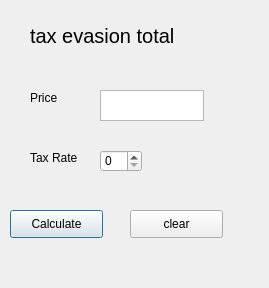
<?xml version="1.0" encoding="UTF-8"?>
<ui version="4.0">
 <class>Dialog</class>
 <widget class="QDialog" name="Dialog">
  <property name="geometry">
   <rect>
    <x>0</x>
    <y>0</y>
    <width>269</width>
    <height>288</height>
   </rect>
  </property>
  <property name="windowTitle">
   <string>Dialog</string>
  </property>
  <widget class="QLabel" name="price_lbl">
   <property name="geometry">
    <rect>
     <x>30</x>
     <y>90</y>
     <width>55</width>
     <height>16</height>
    </rect>
   </property>
   <property name="text">
    <string>Price</string>
   </property>
  </widget>
  <widget class="QLabel" name="tax_lbl">
   <property name="geometry">
    <rect>
     <x>30</x>
     <y>150</y>
     <width>55</width>
     <height>16</height>
    </rect>
   </property>
   <property name="text">
    <string>Tax Rate</string>
   </property>
  </widget>
  <widget class="QSpinBox" name="tax">
   <property name="geometry">
    <rect>
     <x>100</x>
     <y>150</y>
     <width>42</width>
     <height>22</height>
    </rect>
   </property>
  </widget>
  <widget class="QTextEdit" name="price_txtbox">
   <property name="geometry">
    <rect>
     <x>100</x>
     <y>90</y>
     <width>104</width>
     <height>31</height>
    </rect>
   </property>
  </widget>
  <widget class="QLabel" name="label_3">
   <property name="geometry">
    <rect>
     <x>70</x>
     <y>320</y>
     <width>55</width>
     <height>16</height>
    </rect>
   </property>
   <property name="text">
    <string/>
   </property>
  </widget>
  <widget class="QPushButton" name="calculate_btn">
   <property name="geometry">
    <rect>
     <x>10</x>
     <y>210</y>
     <width>93</width>
     <height>28</height>
    </rect>
   </property>
   <property name="text">
    <string>Calculate</string>
   </property>
  </widget>
  <widget class="QPushButton" name="clear_btn">
   <property name="geometry">
    <rect>
     <x>130</x>
     <y>210</y>
     <width>93</width>
     <height>28</height>
    </rect>
   </property>
   <property name="text">
    <string>clear</string>
   </property>
  </widget>
  <widget class="QLabel" name="title_lbl">
   <property name="geometry">
    <rect>
     <x>30</x>
     <y>20</y>
     <width>231</width>
     <height>31</height>
    </rect>
   </property>
   <property name="sizeIncrement">
    <size>
     <width>0</width>
     <height>0</height>
    </size>
   </property>
   <property name="font">
    <font>
     <pointsize>15</pointsize>
    </font>
   </property>
   <property name="text">
    <string>tax evasion total</string>
   </property>
  </widget>
 </widget>
 <resources/>
 <connections/>
</ui>
